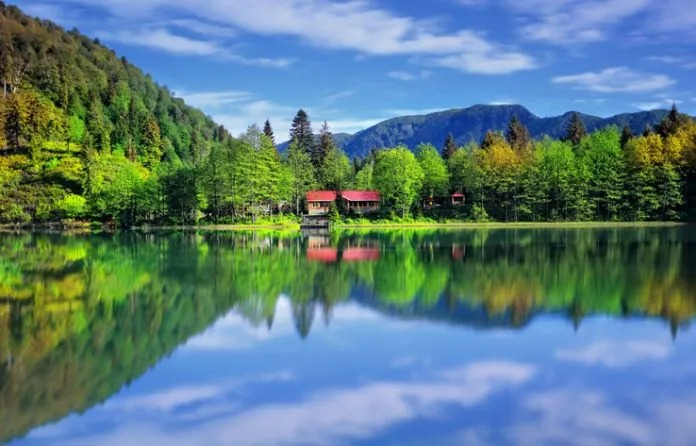
%> input picture landscape.jpg, 696 x 446 px
$ octave main.m   (GNU Octave 9; MATLAB toolbox functions it lacks are replaced by stand-ins)
%> lines starting %> are read from the running program, lines starting %| are printed output that depends on the picture
% To work with different frequency bands, select the desired region by modifying the 'watermarkPosition' below.
clc;
clear;
close all;

% Read original image and watermark
image = im2double(imread('landscape.jpg'));
watermark = im2double(imread('watermark.jpg'));
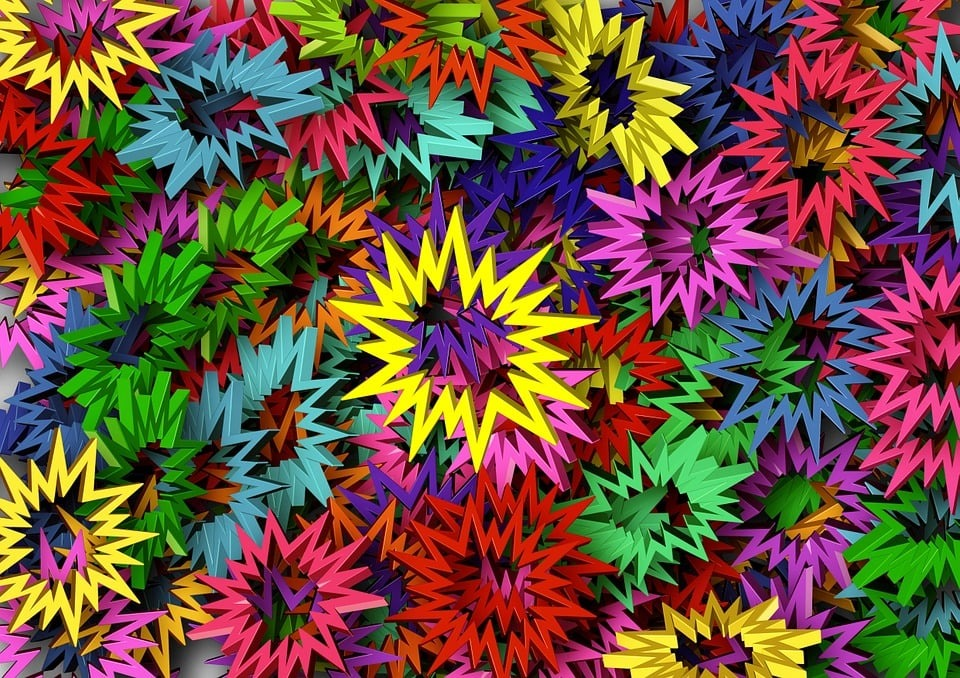
%> input picture watermark.jpg, 960 x 678 px

% Convert to grayscale if necessary
if size(image, 3) == 3
    image = rgb2gray(image);
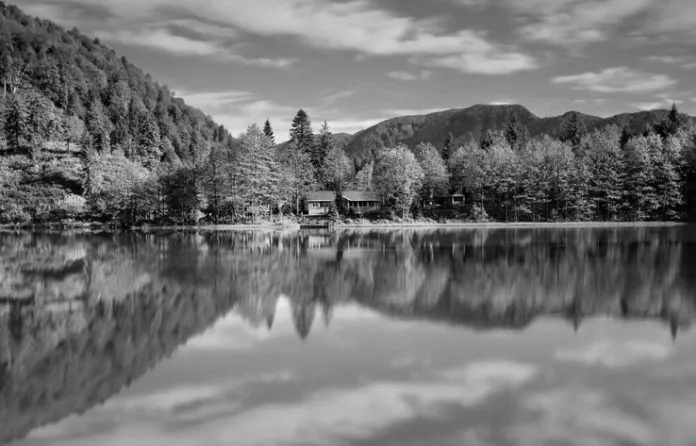
%> image: size 446x696 double; min 0.000894, max 0.957, mean 0.454
end
if size(watermark, 3) == 3
    watermark = rgb2gray(watermark);
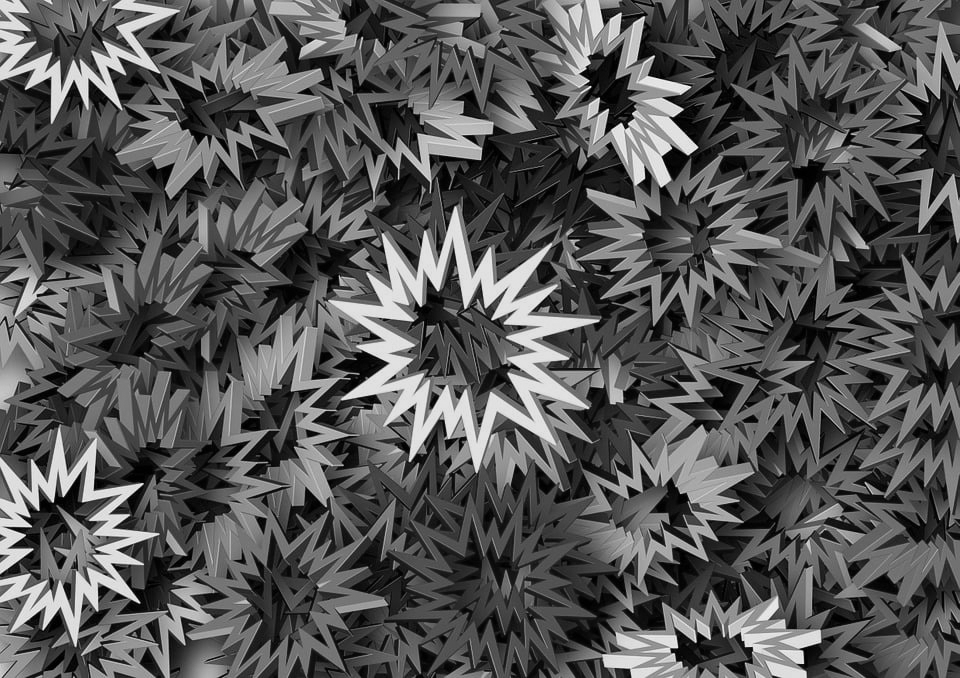
%> watermark: size 678x960 double; min 0, max 0.971, mean 0.338
end

[rows, cols] = size(image);
%> rows = 446; cols = 696

% Resize watermark to 30% of image dimensions
wm_rows = round(rows * 0.3);
%> wm_rows = 134
wm_cols = round(cols * 0.3);
%> wm_cols = 209
resizedWatermark = imresize(watermark, [wm_rows, wm_cols]);
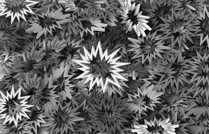
%> resizedWatermark: size 134x209 double; min -0.0392, max 0.946, mean 0.338; drawn with min black and max white

% Display image properties
[height, width, channels] = size(image);
%> height = 446; width = 696; channels = 1
fprintf('Image height: %d pixels\n', height);
%| Image height: 446 pixels
fprintf('Image width: %d pixels\n', width);
%| Image width: 696 pixels
fprintf('Channels: %d\n', channels);
%| Channels: 1

[height, width, channels] = size(resizedWatermark);
%> height = 134; width = 209
fprintf('Watermark height: %d pixels\n', height);
%| Watermark height: 134 pixels
fprintf('Watermark width: %d pixels\n', width);
%| Watermark width: 209 pixels
fprintf('Channels: %d\n', channels);
%| Channels: 1

% Position watermark in different frequency bands
wmPos1 = zeros(rows, cols); % low frequency
r1 = round(rows / 2 - wm_rows / 2);
%> r1 = 156
c1 = round(cols / 2 - wm_cols / 2);
%> c1 = 244
wmPos1(r1:r1+wm_rows-1, c1:c1+wm_cols-1) = resizedWatermark;

wmPos2 = zeros(rows, cols); % mid frequency
r2 = round(rows * 0.5);
%> r2 = 223
c2 = round(cols * 0.5);
%> c2 = 348
wmPos2(r2:r2+wm_rows-1, c2:c2+wm_cols-1) = resizedWatermark;

wmPos3 = zeros(rows, cols); % high frequency
wmPos3(1:wm_rows, 1:wm_cols) = resizedWatermark;
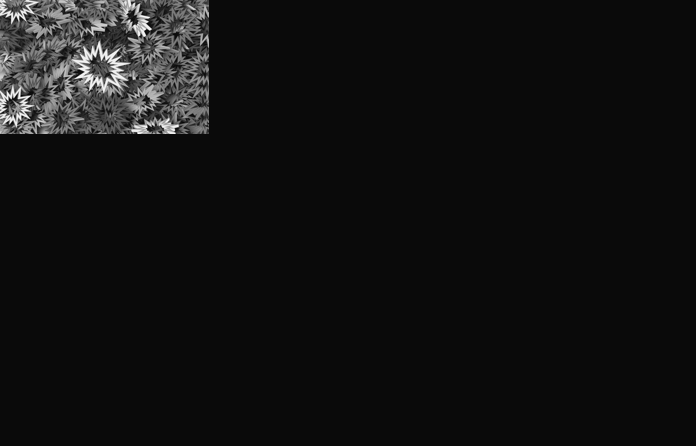
%> wmPos3: size 446x696 double; min -0.0392, max 0.946, mean 0.0305; mean of the top-left, top-right, bottom-left and bottom-right quarters 0.122, 0, 0, 0; drawn with min black and max white

% Select watermark position here
watermarkPosition = wmPos1;   % low frequency
%watermarkPosition = wmPos2; % mid frequency
%watermarkPosition = wmPos3; % high frequency

% Apply FFT and add watermark
f = fft2(image);
fShifted = fftshift(f);
alpha = 0.1;
fWatermarked = fShifted + alpha * watermarkPosition;
fInverseShift = ifftshift(fWatermarked);
imageWatermarked = real(ifft2(fInverseShift));

% Display images and spectra
figure, imshow(image), title('Original Image');
figure, imshow(watermark), title('Watermark');
figure;
subplot(1, 2, 1), imshow(log(abs(fShifted) + 1), []), title('Original Spectrum');
%> after `imshow(log(abs(fShifted) + 1), [])`:
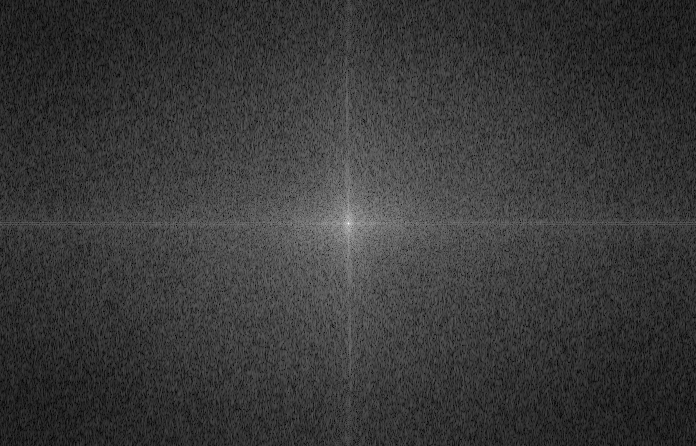
%> displayed picture: size 446x696, on the screen's scale of 0 to 255; min 0, max 255, mean 56.6
subplot(1, 2, 2), imshow(log(abs(fWatermarked) + 1), []), title('Watermarked Spectrum');
figure;
imshow(imageWatermarked, []), title('Watermarked Image');

% Watermark extraction
fExtracted = fftshift(fft2(imageWatermarked));
recoveredWatermark = (fExtracted - fShifted) / alpha;
recoveredWatermark = mat2gray(abs(recoveredWatermark));
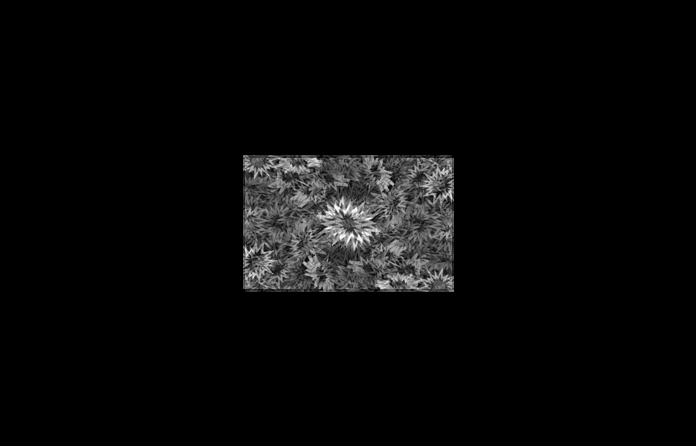
%> recoveredWatermark: size 446x696 double; min 0, max 1, mean 0.0337

figure;
imshow(recoveredWatermark, []), title('Extracted Watermark');

% BONUS: Add watermark using FFT of the watermark itself
fft_wm = fft2(watermarkPosition);
fft_wm_shifted = fftshift(fft_wm);
bonus_f = fShifted + alpha * fft_wm_shifted;
bonus_unshifted = ifftshift(bonus_f);
bonusImage = real(ifft2(bonus_unshifted));

figure;
imshow(bonusImage, []), title('BONUS: Watermark Added via FFT of Watermark');
